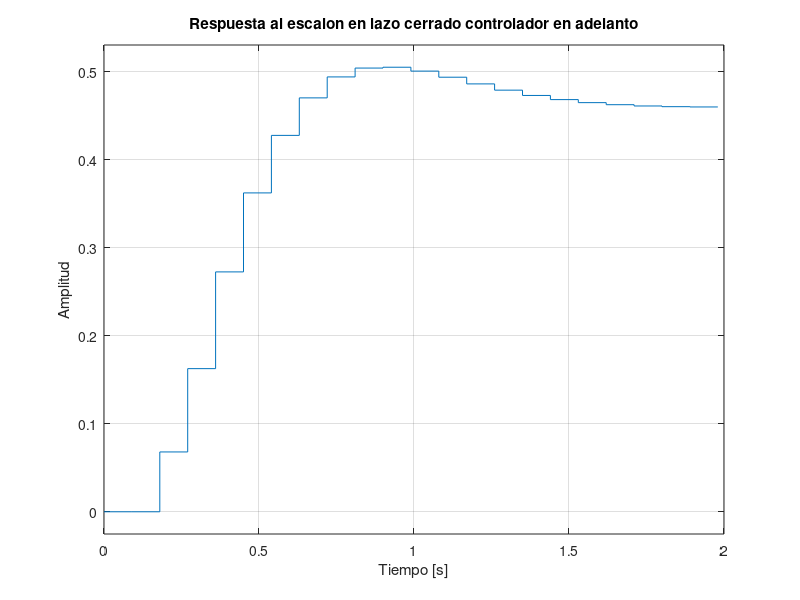
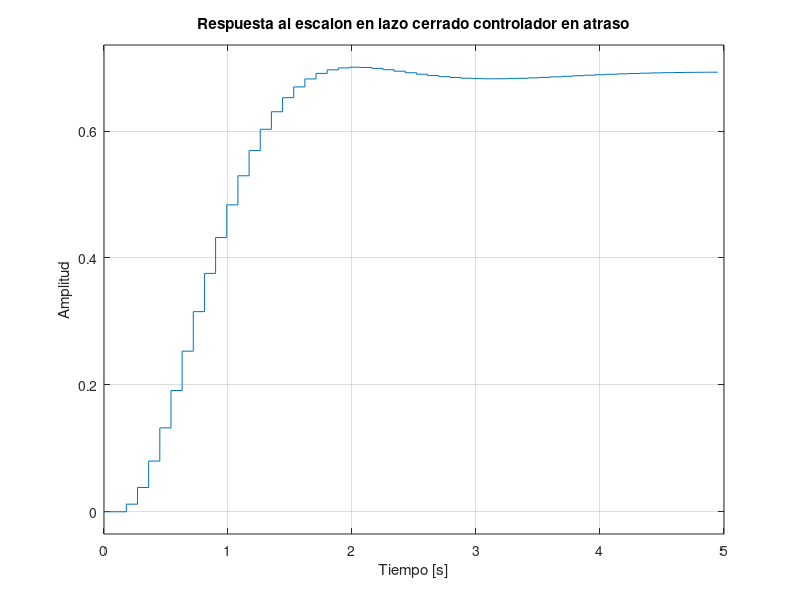

Recreate these plots in MATLAB, in order.
clc;
clear;
close all;
% Tiempo de muestreo
Ts = 0.09;

% Variable discreta z
z = tf('z', Ts);

% Planta discreta G(z)
G = (2.665*z^2 + 1.203*z + 1.12) / ...
    (z^4 - 1.626*z^3 + 0.6629*z^2 + 0.005682*z);

% Controlador en atraso
C_atraso = 0.0045*(z - 0.85)/(z - 0.965);

% Controlador en adelanto
C_adelanto = 0.0255*(z - 0.725)/(z - 0.04);

% Sistemas en lazo cerrado
T_atraso = feedback(C_atraso*G, 1);
T_adelanto = feedback(C_adelanto*G, 1);

% Grafica de respuesta al escalon
figure;
step(T_adelanto);
title('Respuesta al escalon en lazo cerrado controlador en adelanto');
xlabel('Tiempo [s]');
ylabel('Amplitud');

figure;
step(T_atraso);
title('Respuesta al escalon en lazo cerrado controlador en atraso');
xlabel('Tiempo [s]');
ylabel('Amplitud');
